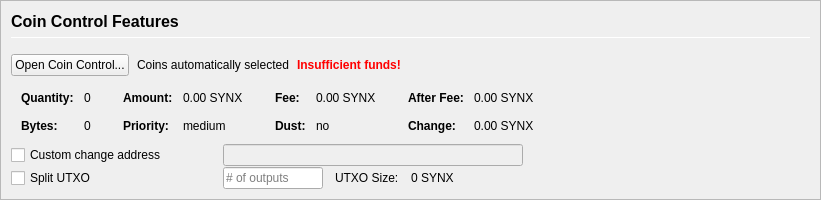
         <widget class="QFrame" name="frameCoinControl">
          <property name="sizePolicy">
           <sizepolicy hsizetype="Expanding" vsizetype="Expanding">
            <horstretch>0</horstretch>
            <verstretch>0</verstretch>
           </sizepolicy>
          </property>
          <property name="maximumSize">
           <size>
            <width>16777215</width>
            <height>16777215</height>
           </size>
          </property>
          <property name="frameShape">
           <enum>QFrame::StyledPanel</enum>
          </property>
          <property name="frameShadow">
           <enum>QFrame::Sunken</enum>
          </property>
          <layout class="QVBoxLayout" name="verticalLayoutCoinControl2">
           <property name="spacing">
            <number>0</number>
           </property>
           <property name="margin">
            <number>0</number>
           </property>
           <item>
            <widget class="QFrame" name="frameCoinControl_BG">
             <layout class="QVBoxLayout" name="verticalLayoutCoinControl" stretch="0,0,0,0,0,0">
              <property name="spacing">
               <number>1</number>
              </property>
              <property name="leftMargin">
               <number>10</number>
              </property>
              <property name="topMargin">
               <number>10</number>
              </property>
              <item>
               <layout class="QHBoxLayout" name="horizontalLayoutCoinControl1">
                <property name="bottomMargin">
                 <number>15</number>
                </property>
                <item>
                 <layout class="QVBoxLayout" name="verticalLayout_3">
                  <property name="spacing">
                   <number>6</number>
                  </property>
                  <item>
                   <widget class="QLabel" name="labelCoinControlFeatures">
                    <property name="sizePolicy">
                     <sizepolicy hsizetype="Preferred" vsizetype="Maximum">
                      <horstretch>0</horstretch>
                      <verstretch>0</verstretch>
                     </sizepolicy>
                    </property>
                    <property name="minimumSize">
                     <size>
                      <width>0</width>
                      <height>20</height>
                     </size>
                    </property>
                    <property name="font">
                     <font>
                      <pointsize>12</pointsize>
                      <weight>75</weight>
                      <bold>true</bold>
                     </font>
                    </property>
                    <property name="styleSheet">
                     <string notr="true">font-weight:bold;</string>
                    </property>
                    <property name="text">
                     <string>Coin Control Features</string>
                    </property>
                   </widget>
                  </item>
                  <item>
                   <widget class="Line" name="line">
                    <property name="minimumSize">
                     <size>
                      <width>0</width>
                      <height>1</height>
                     </size>
                    </property>
                    <property name="maximumSize">
                     <size>
                      <width>16777215</width>
                      <height>1</height>
                     </size>
                    </property>
                    <property name="orientation">
                     <enum>Qt::Horizontal</enum>
                    </property>
                   </widget>
                  </item>
                 </layout>
                </item>
               </layout>
              </item>
              <item>
               <layout class="QHBoxLayout" name="horizontalLayoutCoinControl2" stretch="0,0,0,0">
                <property name="spacing">
                 <number>8</number>
                </property>
                <property name="bottomMargin">
                 <number>10</number>
                </property>
                <item>
                 <widget class="QPushButton" name="pushButtonCoinControl">
                  <property name="styleSheet">
                   <string notr="true"/>
                  </property>
                  <property name="text">
                   <string>Open Coin Control...</string>
                  </property>
                  <property name="autoDefault">
                   <bool>false</bool>
                  </property>
                 </widget>
                </item>
                <item>
                 <widget class="QLabel" name="labelCoinControlAutomaticallySelected">
                  <property name="text">
                   <string>Coins automatically selected</string>
                  </property>
                  <property name="margin">
                   <number>5</number>
                  </property>
                 </widget>
                </item>
                <item>
                 <widget class="QLabel" name="labelCoinControlInsuffFunds">
                  <property name="font">
                   <font>
                    <weight>75</weight>
                    <bold>true</bold>
                   </font>
                  </property>
                  <property name="styleSheet">
                   <string notr="true">color:red;font-weight:bold;</string>
                  </property>
                  <property name="text">
                   <string>Insufficient funds!</string>
                  </property>
                  <property name="margin">
                   <number>5</number>
                  </property>
                 </widget>
                </item>
                <item>
                 <spacer name="horizontalSpacerCoinControl">
                  <property name="orientation">
                   <enum>Qt::Horizontal</enum>
                  </property>
                  <property name="sizeHint" stdset="0">
                   <size>
                    <width>40</width>
                    <height>1</height>
                   </size>
                  </property>
                 </spacer>
                </item>
               </layout>
              </item>
              <item>
               <widget class="QWidget" name="widgetCoinControl" native="true">
                <property name="sizePolicy">
                 <sizepolicy hsizetype="Preferred" vsizetype="Preferred">
                  <horstretch>0</horstretch>
                  <verstretch>0</verstretch>
                 </sizepolicy>
                </property>
                <property name="minimumSize">
                 <size>
                  <width>0</width>
                  <height>0</height>
                 </size>
                </property>
                <property name="styleSheet">
                 <string notr="true"/>
                </property>
                <layout class="QHBoxLayout" name="horizontalLayoutCoinControl5">
                 <property name="margin">
                  <number>0</number>
                 </property>
                 <item>
                  <layout class="QHBoxLayout" name="horizontalLayoutCoinControl3" stretch="0,0,0,1">
                   <property name="spacing">
                    <number>20</number>
                   </property>
                   <property name="topMargin">
                    <number>0</number>
                   </property>
                   <property name="bottomMargin">
                    <number>10</number>
                   </property>
                   <item>
                    <layout class="QFormLayout" name="formLayoutCoinControl1">
                     <property name="horizontalSpacing">
                      <number>10</number>
                     </property>
                     <property name="verticalSpacing">
                      <number>14</number>
                     </property>
                     <property name="leftMargin">
                      <number>10</number>
                     </property>
                     <property name="topMargin">
                      <number>4</number>
                     </property>
                     <property name="rightMargin">
                      <number>6</number>
                     </property>
                     <item row="0" column="0">
                      <widget class="QLabel" name="labelCoinControlQuantityText">
                       <property name="font">
                        <font>
                         <weight>75</weight>
                         <bold>true</bold>
                        </font>
                       </property>
                       <property name="text">
                        <string>Quantity:</string>
                       </property>
                       <property name="margin">
                        <number>0</number>
                       </property>
                      </widget>
                     </item>
                     <item row="0" column="1">
                      <widget class="QLabel" name="labelCoinControlQuantity">
                       <property name="cursor">
                        <cursorShape>IBeamCursor</cursorShape>
                       </property>
                       <property name="contextMenuPolicy">
                        <enum>Qt::ActionsContextMenu</enum>
                       </property>
                       <property name="text">
                        <string notr="true">0</string>
                       </property>
                       <property name="margin">
                        <number>0</number>
                       </property>
                       <property name="textInteractionFlags">
                        <set>Qt::LinksAccessibleByMouse|Qt::TextSelectableByKeyboard|Qt::TextSelectableByMouse</set>
                       </property>
                      </widget>
                     </item>
                     <item row="1" column="0">
                      <widget class="QLabel" name="labelCoinControlBytesText">
                       <property name="font">
                        <font>
                         <weight>75</weight>
                         <bold>true</bold>
                        </font>
                       </property>
                       <property name="text">
                        <string>Bytes:</string>
                       </property>
                      </widget>
                     </item>
                     <item row="1" column="1">
                      <widget class="QLabel" name="labelCoinControlBytes">
                       <property name="cursor">
                        <cursorShape>IBeamCursor</cursorShape>
                       </property>
                       <property name="contextMenuPolicy">
                        <enum>Qt::ActionsContextMenu</enum>
                       </property>
                       <property name="text">
                        <string notr="true">0</string>
                       </property>
                       <property name="textInteractionFlags">
                        <set>Qt::LinksAccessibleByMouse|Qt::TextSelectableByKeyboard|Qt::TextSelectableByMouse</set>
                       </property>
                      </widget>
                     </item>
                    </layout>
                   </item>
                   <item>
                    <layout class="QFormLayout" name="formLayoutCoinControl2">
                     <property name="horizontalSpacing">
                      <number>10</number>
                     </property>
                     <property name="verticalSpacing">
                      <number>14</number>
                     </property>
                     <property name="leftMargin">
                      <number>6</number>
                     </property>
                     <property name="topMargin">
                      <number>4</number>
                     </property>
                     <property name="rightMargin">
                      <number>6</number>
                     </property>
                     <item row="0" column="0">
                      <widget class="QLabel" name="labelCoinControlAmountText">
                       <property name="font">
                        <font>
                         <weight>75</weight>
                         <bold>true</bold>
                        </font>
                       </property>
                       <property name="text">
                        <string>Amount:</string>
                       </property>
                       <property name="margin">
                        <number>0</number>
                       </property>
                      </widget>
                     </item>
                     <item row="0" column="1">
                      <widget class="QLabel" name="labelCoinControlAmount">
                       <property name="cursor">
                        <cursorShape>IBeamCursor</cursorShape>
                       </property>
                       <property name="contextMenuPolicy">
                        <enum>Qt::ActionsContextMenu</enum>
                       </property>
                       <property name="text">
                        <string notr="true">0.00 SYNX</string>
                       </property>
                       <property name="textInteractionFlags">
                        <set>Qt::LinksAccessibleByMouse|Qt::TextSelectableByKeyboard|Qt::TextSelectableByMouse</set>
                       </property>
                      </widget>
                     </item>
                     <item row="1" column="0">
                      <widget class="QLabel" name="labelCoinControlPriorityText">
                       <property name="font">
                        <font>
                         <weight>75</weight>
                         <bold>true</bold>
                        </font>
                       </property>
                       <property name="text">
                        <string>Priority:</string>
                       </property>
                      </widget>
                     </item>
                     <item row="1" column="1">
                      <widget class="QLabel" name="labelCoinControlPriority">
                       <property name="cursor">
                        <cursorShape>IBeamCursor</cursorShape>
                       </property>
                       <property name="contextMenuPolicy">
                        <enum>Qt::ActionsContextMenu</enum>
                       </property>
                       <property name="text">
                        <string>medium</string>
                       </property>
                       <property name="textInteractionFlags">
                        <set>Qt::LinksAccessibleByMouse|Qt::TextSelectableByKeyboard|Qt::TextSelectableByMouse</set>
                       </property>
                      </widget>
                     </item>
                    </layout>
                   </item>
                   <item>
                    <layout class="QFormLayout" name="formLayoutCoinControl3">
                     <property name="horizontalSpacing">
                      <number>10</number>
                     </property>
                     <property name="verticalSpacing">
                      <number>14</number>
                     </property>
                     <property name="leftMargin">
                      <number>6</number>
                     </property>
                     <property name="topMargin">
                      <number>4</number>
                     </property>
                     <property name="rightMargin">
                      <number>6</number>
                     </property>
                     <item row="0" column="0">
                      <widget class="QLabel" name="labelCoinControlFeeText">
                       <property name="font">
                        <font>
                         <weight>75</weight>
                         <bold>true</bold>
                        </font>
                       </property>
                       <property name="text">
                        <string>Fee:</string>
                       </property>
                       <property name="margin">
                        <number>0</number>
                       </property>
                      </widget>
                     </item>
                     <item row="0" column="1">
                      <widget class="QLabel" name="labelCoinControlFee">
                       <property name="cursor">
                        <cursorShape>IBeamCursor</cursorShape>
                       </property>
                       <property name="contextMenuPolicy">
                        <enum>Qt::ActionsContextMenu</enum>
                       </property>
                       <property name="text">
                        <string notr="true">0.00 SYNX</string>
                       </property>
                       <property name="textInteractionFlags">
                        <set>Qt::LinksAccessibleByMouse|Qt::TextSelectableByKeyboard|Qt::TextSelectableByMouse</set>
                       </property>
                      </widget>
                     </item>
                     <item row="1" column="0">
                      <widget class="QLabel" name="labelCoinControlLowOutputText">
                       <property name="font">
                        <font>
                         <weight>75</weight>
                         <bold>true</bold>
                        </font>
                       </property>
                       <property name="text">
                        <string>Dust:</string>
                       </property>
                      </widget>
                     </item>
                     <item row="1" column="1">
                      <widget class="QLabel" name="labelCoinControlLowOutput">
                       <property name="cursor">
                        <cursorShape>IBeamCursor</cursorShape>
                       </property>
                       <property name="contextMenuPolicy">
                        <enum>Qt::ActionsContextMenu</enum>
                       </property>
                       <property name="text">
                        <string>no</string>
                       </property>
                       <property name="textInteractionFlags">
                        <set>Qt::LinksAccessibleByMouse|Qt::TextSelectableByKeyboard|Qt::TextSelectableByMouse</set>
                       </property>
                      </widget>
                     </item>
                    </layout>
                   </item>
                   <item>
                    <layout class="QFormLayout" name="formLayoutCoinControl4">
                     <property name="horizontalSpacing">
                      <number>10</number>
                     </property>
                     <property name="verticalSpacing">
                      <number>14</number>
                     </property>
                     <property name="leftMargin">
                      <number>6</number>
                     </property>
                     <property name="topMargin">
                      <number>4</number>
                     </property>
                     <property name="rightMargin">
                      <number>6</number>
                     </property>
                     <item row="0" column="0">
                      <widget class="QLabel" name="labelCoinControlAfterFeeText">
                       <property name="font">
                        <font>
                         <weight>75</weight>
                         <bold>true</bold>
                        </font>
                       </property>
                       <property name="text">
                        <string>After Fee:</string>
                       </property>
                       <property name="margin">
                        <number>0</number>
                       </property>
                      </widget>
                     </item>
                     <item row="0" column="1">
                      <widget class="QLabel" name="labelCoinControlAfterFee">
                       <property name="cursor">
                        <cursorShape>IBeamCursor</cursorShape>
                       </property>
                       <property name="contextMenuPolicy">
                        <enum>Qt::ActionsContextMenu</enum>
                       </property>
                       <property name="text">
                        <string notr="true">0.00 SYNX</string>
                       </property>
                       <property name="textInteractionFlags">
                        <set>Qt::LinksAccessibleByMouse|Qt::TextSelectableByKeyboard|Qt::TextSelectableByMouse</set>
                       </property>
                      </widget>
                     </item>
                     <item row="1" column="0">
                      <widget class="QLabel" name="labelCoinControlChangeText">
                       <property name="font">
                        <font>
                         <weight>75</weight>
                         <bold>true</bold>
                        </font>
                       </property>
                       <property name="text">
                        <string>Change:</string>
                       </property>
                      </widget>
                     </item>
                     <item row="1" column="1">
                      <widget class="QLabel" name="labelCoinControlChange">
                       <property name="cursor">
                        <cursorShape>IBeamCursor</cursorShape>
                       </property>
                       <property name="contextMenuPolicy">
                        <enum>Qt::ActionsContextMenu</enum>
                       </property>
                       <property name="text">
                        <string notr="true">0.00 SYNX</string>
                       </property>
                       <property name="textInteractionFlags">
                        <set>Qt::LinksAccessibleByMouse|Qt::TextSelectableByKeyboard|Qt::TextSelectableByMouse</set>
                       </property>
                      </widget>
                     </item>
                    </layout>
                   </item>
                  </layout>
                 </item>
                </layout>
               </widget>
              </item>
              <item>
               <layout class="QHBoxLayout" name="horizontalLayoutCoinControl4">
                <property name="spacing">
                 <number>12</number>
                </property>
                <property name="sizeConstraint">
                 <enum>QLayout::SetDefaultConstraint</enum>
                </property>
                <property name="topMargin">
                 <number>0</number>
                </property>
                <property name="rightMargin">
                 <number>0</number>
                </property>
                <item>
                 <widget class="QCheckBox" name="checkBoxCoinControlChange">
                  <property name="sizePolicy">
                   <sizepolicy hsizetype="Preferred" vsizetype="Preferred">
                    <horstretch>0</horstretch>
                    <verstretch>0</verstretch>
                   </sizepolicy>
                  </property>
                  <property name="minimumSize">
                   <size>
                    <width>200</width>
                    <height>0</height>
                   </size>
                  </property>
                  <property name="maximumSize">
                   <size>
                    <width>200</width>
                    <height>16777215</height>
                   </size>
                  </property>
                  <property name="toolTip">
                   <string>If this is activated, but the change address is empty or invalid, change will be sent to a newly generated address.</string>
                  </property>
                  <property name="text">
                   <string>Custom change address</string>
                  </property>
                 </widget>
                </item>
                <item>
                 <widget class="QValidatedLineEdit" name="lineEditCoinControlChange">
                  <property name="enabled">
                   <bool>false</bool>
                  </property>
                  <property name="sizePolicy">
                   <sizepolicy hsizetype="Preferred" vsizetype="Preferred">
                    <horstretch>0</horstretch>
                    <verstretch>0</verstretch>
                   </sizepolicy>
                  </property>
                  <property name="minimumSize">
                   <size>
                    <width>300</width>
                    <height>0</height>
                   </size>
                  </property>
                 </widget>
                </item>
                <item>
                 <widget class="QLabel" name="labelCoinControlChangeLabel">
                  <property name="sizePolicy">
                   <sizepolicy hsizetype="Preferred" vsizetype="Preferred">
                    <horstretch>0</horstretch>
                    <verstretch>0</verstretch>
                   </sizepolicy>
                  </property>
                  <property name="minimumSize">
                   <size>
                    <width>100</width>
                    <height>0</height>
                   </size>
                  </property>
                  <property name="text">
                   <string/>
                  </property>
                  <property name="margin">
                   <number>3</number>
                  </property>
                 </widget>
                </item>
               </layout>
              </item>
              <item>
               <layout class="QHBoxLayout" name="horizontalLayoutCoinControl6">
                <property name="spacing">
                 <number>12</number>
                </property>
                <property name="rightMargin">
                 <number>0</number>
                </property>
                <item>
                 <widget class="QCheckBox" name="splitBlockCheckBox">
                  <property name="sizePolicy">
                   <sizepolicy hsizetype="Preferred" vsizetype="Preferred">
                    <horstretch>0</horstretch>
                    <verstretch>0</verstretch>
                   </sizepolicy>
                  </property>
                  <property name="minimumSize">
                   <size>
                    <width>200</width>
                    <height>0</height>
                   </size>
                  </property>
                  <property name="maximumSize">
                   <size>
                    <width>200</width>
                    <height>16777215</height>
                   </size>
                  </property>
                  <property name="text">
                   <string>Split UTXO</string>
                  </property>
                 </widget>
                </item>
                <item>
                 <widget class="QLineEdit" name="splitBlockLineEdit">
                  <property name="sizePolicy">
                   <sizepolicy hsizetype="Preferred" vsizetype="Preferred">
                    <horstretch>50</horstretch>
                    <verstretch>0</verstretch>
                   </sizepolicy>
                  </property>
                  <property name="minimumSize">
                   <size>
                    <width>100</width>
                    <height>0</height>
                   </size>
                  </property>
                  <property name="maximumSize">
                   <size>
                    <width>100</width>
                    <height>16777215</height>
                   </size>
                  </property>
                  <property name="placeholderText">
                   <string># of outputs</string>
                  </property>
                 </widget>
                </item>
                <item>
                 <widget class="QLabel" name="labelBlockSizeText">
                  <property name="text">
                   <string>UTXO Size:</string>
                  </property>
                 </widget>
                </item>
                <item>
                 <widget class="QLabel" name="labelBlockSize">
                  <property name="text">
                   <string>0 SYNX</string>
                  </property>
                 </widget>
                </item>
                <item>
                 <spacer name="horizontalSpacer_7">
                  <property name="orientation">
                   <enum>Qt::Horizontal</enum>
                  </property>
                  <property name="sizeHint" stdset="0">
                   <size>
                    <width>40</width>
                    <height>20</height>
                   </size>
                  </property>
                 </spacer>
                </item>
               </layout>
              </item>
              <item>
               <spacer name="verticalSpacerCoinControl">
                <property name="orientation">
                 <enum>Qt::Vertical</enum>
                </property>
                <property name="sizeHint" stdset="0">
                 <size>
                  <width>800</width>
                  <height>1</height>
                 </size>
                </property>
               </spacer>
              </item>
             </layout>
            </widget>
           </item>
          </layout>
         </widget>
